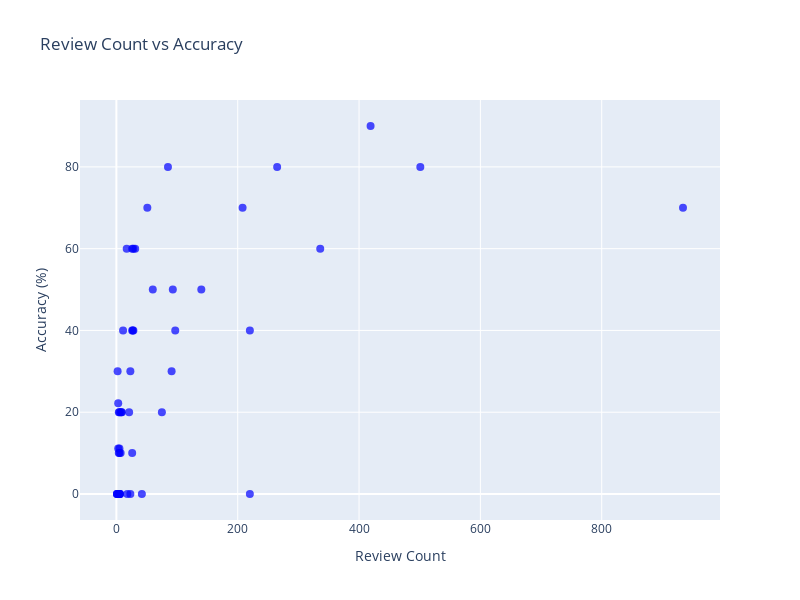
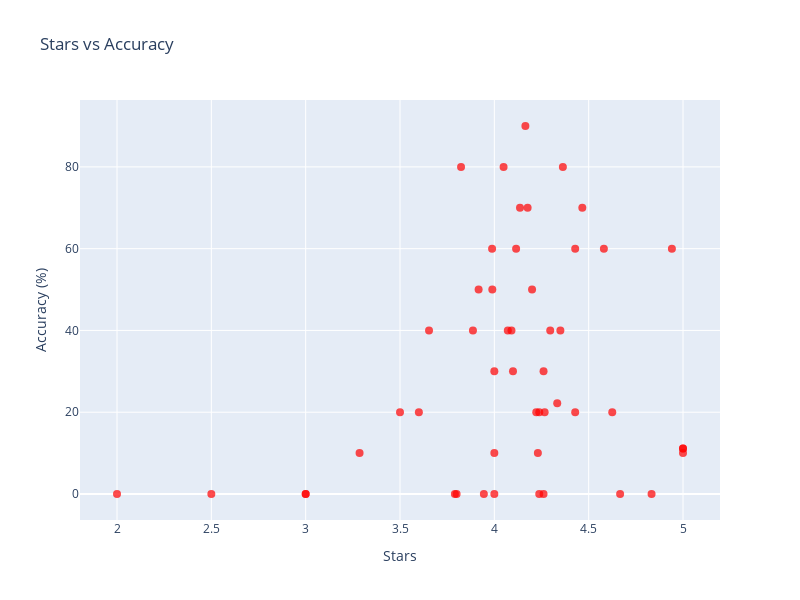

Write notebook code for charts like these, in order.
### Code cell
import plotly.graph_objects as go

n = 50
selectRandom = """
        MATCH (a)-[:REVIEWS]->()
        RETURN a.user_id, rand() as r
        ORDER BY r Limit $n
    """
userList = driver.execute_query(selectRandom, n=n, database_="neo4j", result_transformer_=neo4j.Result.to_df)['a.user_id']

accuracy_tot = []
reviews = []
stars = []

for user in userList:
    trueSet = users[users['user_id'] == user]['friends'].iloc[0]
    query = """
        MATCH (n1:User {user_id:$user})-[r1:REVIEWS]->(b:Business)<-[r2:REVIEWS]-(n2:User)
        WHERE -2 < (r1.stars - r2.stars) < 2 AND NOT (n1)-[:HAS_FRIEND]->(n2)
        WITH n1, n2, b
        match  (b)--()
        with n1,n2, count(*) AS bDegree
        WITH n1, n2, SUM(1.0 / log(bDegree)) AS adamicScore

        MATCH (n1)-[:REVIEWS]->(:Business)-[:IN_CATEGORY]->(c:Category)<-[:IN_CATEGORY]-(:Business)<-[:REVIEWS]-(n2)
        WITH n1, n2, c, adamicScore, count(*) as sharedReviewCount
        match (c)--()
        WITH n1, n2, c, adamicScore,count(*) AS cDegree,sharedReviewCount

        WITH n1, n2, adamicScore, SUM(1.0 * sharedReviewCount / cDegree) AS categoryBonus
        
        RETURN adamicScore + categoryBonus AS totalScore, n2.user_id order by totalScore desc limit 10
    """
    result = driver.execute_query(query, user=user, database_="neo4j", result_transformer_=neo4j.Result.to_df)['n2.user_id']
    total = len(result)
    correct = 0

    for prediction in result:
        if prediction in trueSet:
            correct += 1

    if total != 0:
        accuracy = 100 * correct / total
    else:
        accuracy = 0

    findRevs = """
        MATCH (n1:User {user_id:$user})-[r1:REVIEWS]->()
        WITH COUNT(*) AS numRevs, AVG(r1.stars) AS stars
        RETURN numRevs, stars
    """
    RevInfo = driver.execute_query(findRevs, user=user, database_="neo4j", result_transformer_=neo4j.Result.to_df)
    accuracy_tot.append(accuracy)
    reviews.append(RevInfo['numRevs'][0])
    stars.append(RevInfo['stars'][0])

# Create scatter plot for review count vs accuracy
fig1 = go.Figure()
fig1.add_trace(go.Scatter(
    x=reviews,
    y=accuracy_tot,
    mode='markers',
    name='Review Count vs Accuracy',
    marker=dict(size=8, color='blue', opacity=0.7)
))
fig1.update_layout(
    title="Review Count vs Accuracy",
    xaxis_title="Review Count",
    yaxis_title="Accuracy (%)",
    height=600,
    width=800
)

# Create scatter plot for stars vs accuracy
fig2 = go.Figure()
fig2.add_trace(go.Scatter(
    x=stars,
    y=accuracy_tot,
    mode='markers',
    name='Stars vs Accuracy',
    marker=dict(size=8, color='red', opacity=0.7)
))
fig2.update_layout(
    title="Stars vs Accuracy",
    xaxis_title="Stars",
    yaxis_title="Accuracy (%)",
    height=600,
    width=800
)

# Show the plots
fig1.show()
fig2.show()

### Figure 1 — Plotly figure (JSON) as saved in the notebook; plotly's stock layout.template omitted (floating-point values rounded to 4 significant figures)
{"data": [{"marker": {"color": "blue", "opacity": 0.7, "size": 8}, "mode": "markers", "name": "Review Count vs Accuracy", "type": "scatter", "x": [2, 93, 6, 6, 1, 7, 501, 5, 26, 5, 8, 220, 17, 75, 85, 5, 28, 220, 5, 934, 419, 18, 23, 3, 21, 42, 265, 11, 9, 3, 4, 97, 26, 51, 91, 336, 31, 140, 28, 3, 208, 26, 1, 5, 60, 7, 1, 23, 4, 27], "y": [30, 50, 0, 0, 0, 10, 80, 10, 60, 0, 20, 0, 60, 20, 80, 20, 60, 40, 11.11, 70, 90, 0, 30, 11.11, 20, 0, 80, 40, 20, 22.22, 10, 40, 10, 70, 30, 60, 60, 50, 40, 0, 70, 40, 0, 0, 50, 20, 0, 0, 20, 40]}], "layout": {"height": 600, "title": {"text": "Review Count vs Accuracy"}, "width": 800, "xaxis": {"title": {"text": "Review Count"}}, "yaxis": {"title": {"text": "Accuracy (%)"}}}}

### Figure 2 — Plotly figure (JSON) as saved in the notebook; plotly's stock layout.template omitted (floating-point values rounded to 4 significant figures)
{"data": [{"marker": {"color": "red", "opacity": 0.7, "size": 8}, "mode": "markers", "name": "Stars vs Accuracy", "type": "scatter", "x": [4, 3.989, 2.5, 4.833, 3, 3.286, 4.363, 4, 4.115, 3, 4.625, 3.791, 4.941, 4.267, 3.824, 3.6, 4.429, 4.35, 5, 4.136, 4.165, 3.944, 4.261, 5, 4.238, 4.238, 4.049, 4.091, 4.222, 4.333, 5, 3.887, 4.231, 4.176, 4.099, 3.988, 4.581, 4.2, 4.071, 4.667, 4.466, 3.654, 2, 3.8, 3.917, 4.429, 4, 4.261, 3.5, 4.296], "y": [30, 50, 0, 0, 0, 10, 80, 10, 60, 0, 20, 0, 60, 20, 80, 20, 60, 40, 11.11, 70, 90, 0, 30, 11.11, 20, 0, 80, 40, 20, 22.22, 10, 40, 10, 70, 30, 60, 60, 50, 40, 0, 70, 40, 0, 0, 50, 20, 0, 0, 20, 40]}], "layout": {"height": 600, "title": {"text": "Stars vs Accuracy"}, "width": 800, "xaxis": {"title": {"text": "Stars"}}, "yaxis": {"title": {"text": "Accuracy (%)"}}}}
